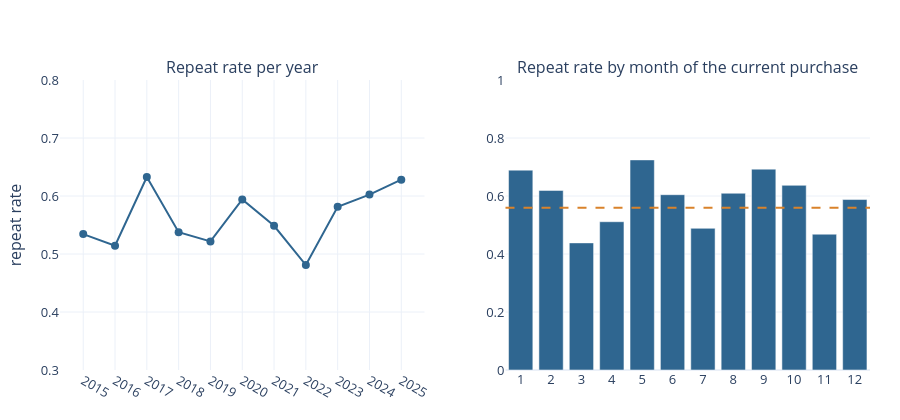

Notebook cell for this chart:
### Code cell
yearly = df.groupby(df["purchase_date"].dt.year)[TARGET].agg(["mean", "size"])
monthly = df.groupby(df["purchase_date"].dt.month)[TARGET].mean()

fig = make_subplots(rows=1, cols=2, subplot_titles=("Repeat rate per year", "Repeat rate by month of the current purchase"))
fig.add_scatter(x=yearly.index, y=yearly["mean"], mode="lines+markers", line=dict(color=BLUE, width=2),
                marker=dict(size=8), customdata=yearly["size"],
                hovertemplate="%{x}: %{y:.2f} (n=%{customdata})<extra></extra>", row=1, col=1)
fig.add_bar(x=monthly.index, y=monthly.values, marker_color=BLUE, row=1, col=2)
fig.add_hline(y=df[TARGET].mean(), line_dash="dash", line_color=ORANGE, row=1, col=2)
fig.update_yaxes(title_text="repeat rate", range=[0.3, 0.8], row=1, col=1)
fig.update_yaxes(range=[0, 1], row=1, col=2)
fig.update_xaxes(dtick=1, row=1, col=1)
fig.update_xaxes(tickmode="linear", tick0=1, dtick=1, row=1, col=2)
fig.update_layout(showlegend=False, height=420)
fig.show()

### Figure 1 — Plotly figure (JSON) as saved in the notebook; plotly's stock layout.template omitted (floating-point values rounded to 4 significant figures)
{"data": [{"customdata": [335, 420, 670, 716, 646, 670, 782, 628, 767, 757, 78], "hovertemplate": "%{x}: %{y:.2f} (n=%{customdata})<extra></extra>", "line": {"color": "#2f6690", "width": 2}, "marker": {"size": 8}, "mode": "lines+markers", "type": "scatter", "x": [2015, 2016, 2017, 2018, 2019, 2020, 2021, 2022, 2023, 2024, 2025], "xaxis": "x", "y": [0.5343, 0.5143, 0.6328, 0.5377, 0.5217, 0.594, 0.5486, 0.4809, 0.5815, 0.6024, 0.6282], "yaxis": "y"}, {"marker": {"color": "#2f6690"}, "type": "bar", "x": [1, 2, 3, 4, 5, 6, 7, 8, 9, 10, 11, 12], "xaxis": "x2", "y": [0.6892, 0.6192, 0.4384, 0.5113, 0.7245, 0.6045, 0.4886, 0.6095, 0.6927, 0.6368, 0.4683, 0.5878], "yaxis": "y2"}], "layout": {"annotations": [{"font": {"size": 16}, "showarrow": false, "text": "Repeat rate per year", "x": 0.225, "xanchor": "center", "xref": "paper", "y": 1, "yanchor": "bottom", "yref": "paper"}, {"font": {"size": 16}, "showarrow": false, "text": "Repeat rate by month of the current purchase", "x": 0.775, "xanchor": "center", "xref": "paper", "y": 1, "yanchor": "bottom", "yref": "paper"}], "height": 420, "shapes": [{"line": {"color": "#d9822b", "dash": "dash"}, "type": "line", "x0": 0, "x1": 1, "xref": "x2 domain", "y0": 0.5597, "y1": 0.5597, "yref": "y2"}], "showlegend": false, "xaxis": {"anchor": "y", "domain": [0, 0.45], "dtick": 1}, "xaxis2": {"anchor": "y2", "domain": [0.55, 1], "dtick": 1, "tick0": 1, "tickmode": "linear"}, "yaxis": {"anchor": "x", "domain": [0, 1], "range": [0.3, 0.8], "title": {"text": "repeat rate"}}, "yaxis2": {"anchor": "x2", "domain": [0, 1], "range": [0, 1]}}}
